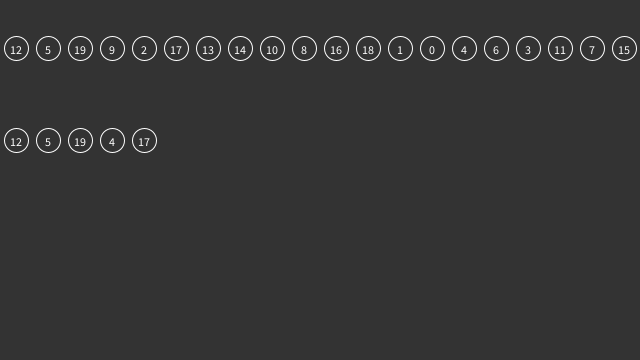
Frame 1 (no input)
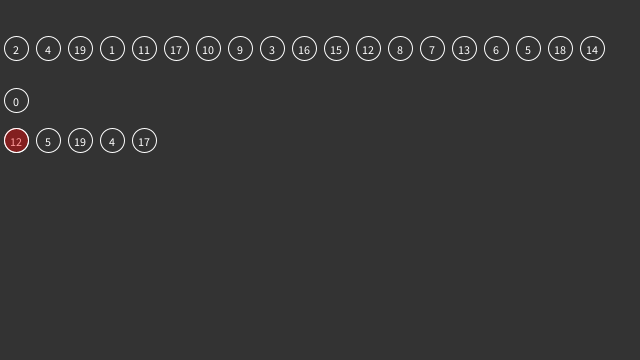
Frame 60 (the mouse pressed at the canvas centre just before this capture)
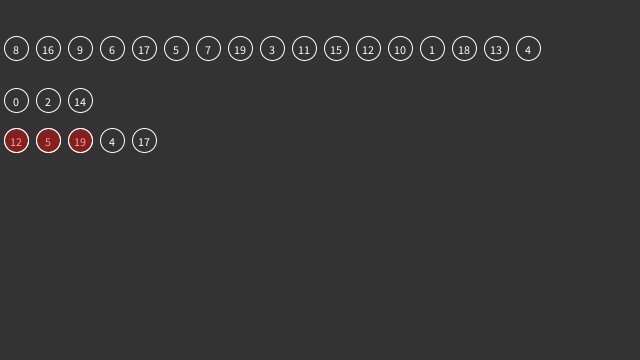
Frame 120 (the mouse held since frame 60 and released just before this capture)

The Processing sketch that drew these frames (run headless with seeded random() and noise(); from frame 60 on, the mouse is pressed at the canvas centre):

// Processing sketch: IntListLottery
// ── IntListLottery.pde
/**
 * IntList Lottery example
 * by Daniel Shiffman.  
 * 
 * This example demonstrates an IntList can be used to store a list of numbers.
 * While an array of integers serves a similar purpose it is of fixed size.  The
 * An IntList can easily have values added or deleted and it can also be 
 * shuffled and sorted.  For lists of floats or Strings, you can use FloatList
 * and StringList.  For lists of objects, use ArrayList.
 *
 * In this example, three lists of integers are created.  One is a pool of numbers
 * that is shuffled and picked randomly from.  One is the list of "picked" numbers.
 * And one is a lottery "ticket" which includes 5 numbers that are trying to be matched.
 */
 
// Three lists of integers
IntList lottery;
IntList results;
IntList ticket;

void setup() {
  size(640, 360);
  frameRate(30);
  // Create empy lists
  lottery = new IntList();
  results = new IntList();
  ticket  = new IntList();
  
  
  // Add 20 integers in order to the lottery list
  for (int i = 0; i < 20; i++) {
    lottery.append(i);
  }
  
  // Pick five numbers from the lottery list to go into the Ticket list
  for (int i = 0; i < 5; i++) {
    int index = int(random(lottery.size()));
    ticket.append(lottery.get(index));
  }
}

void draw() {
  background(51);
  
  // The shuffle() method randomly shuffles the order of the values in the list
  lottery.shuffle();
  
  // Call a method that will display the integers in the list at an x,y location
  showList(lottery, 16, 48);
  showList(results, 16, 100);
  showList(ticket, 16, 140);
  
  
  // This loop checks if the picked numbers (results)
  // match the ticket numbers
  for (int i = 0; i < results.size(); i++) {
    // Are the integers equal?
    if (results.get(i) == ticket.get(i)) {
      fill(0, 255, 0, 100);  // if so green
    } else {
      fill(255, 0, 0, 100);  // if not red
    }
    ellipse(16+i*32, 140, 24, 24);
  }
  
  
  // One every 30 frames we pick a new lottery number to go in results
  if (frameCount % 30 == 0) {
    if (results.size() < 5) {
      // Get the first value in the lottery list and remove it
      int val = lottery.remove(0);
      // Put it in the results
      results.append(val);
    } else {
      // Ok we picked five numbers, let's reset
      for (int i = 0; i < results.size(); i++) {
        // Put the picked results back into the lottery
        lottery.append(results.get(i));
      }
      // Clear the results and start over
      results.clear();
    }
  }
}

// Draw a list of numbers starting at an x,y location
void showList(IntList list, float x, float y) {
  for (int i = 0; i < list.size(); i++) {
    // Use get() to pull a value from the list at the specified index
    int val = list.get(i);
    stroke(255);
    noFill();
    ellipse(x+i*32, y, 24, 24);
    textAlign(CENTER);
    fill(255);
    text(val, x+i*32, y+6);
  }
}
